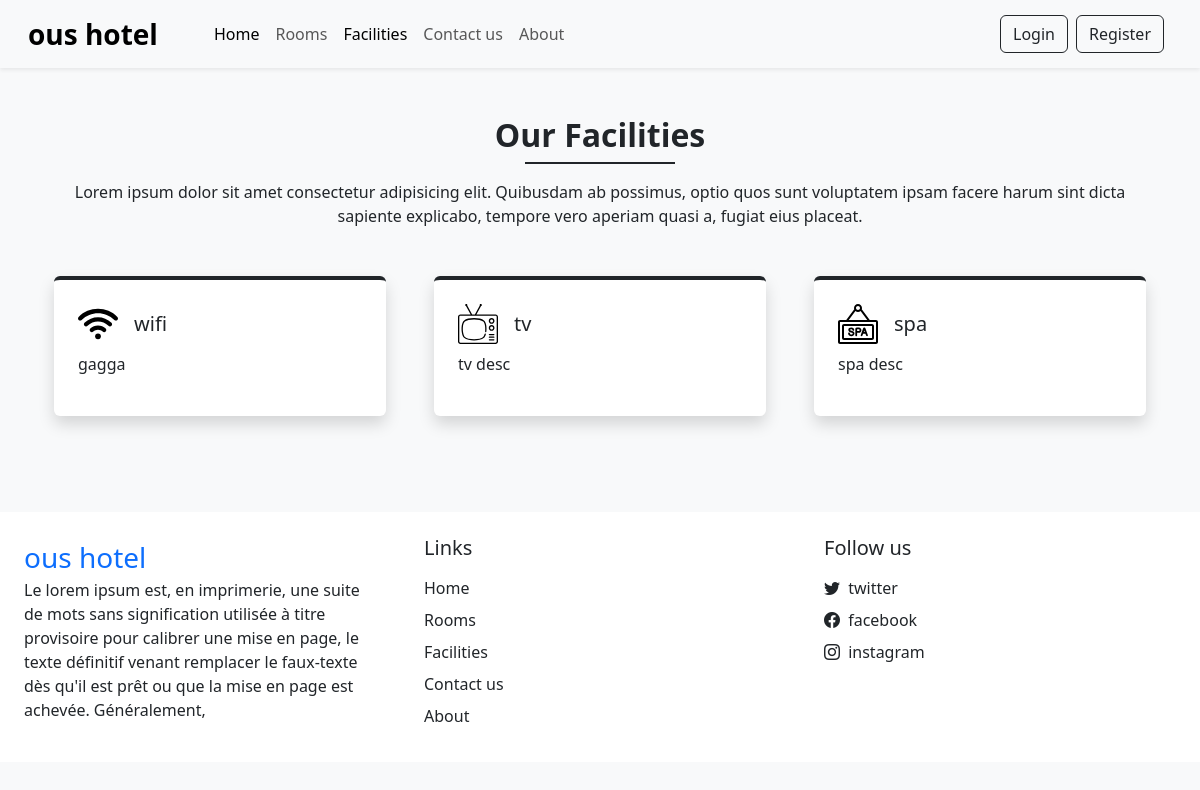
Screenshot of /facilities.php with the database file from the repository.
### tables this page shows
CREATE TABLE `settings` (
  `id` int(11) NOT NULL,
  `site_title` varchar(50) NOT NULL,
  `site_about` varchar(250) NOT NULL,
  `shutdown` tinyint(1) NOT NULL
);

CREATE TABLE `facilities` (
  `id` int(11) NOT NULL,
  `icon` varchar(300) NOT NULL,
  `name` varchar(50) NOT NULL,
  `description` varchar(150) NOT NULL
);

### admin/inc/db_config.php (called while the page is built, shortened)
<?php
function select($sql,$values,$datatypes){
    $con = $GLOBALS['con'];
    if($stmt = mysqli_prepare($con,$sql)){
         mysqli_stmt_bind_param($stmt,$datatypes,...$values);
         if(mysqli_stmt_execute($stmt)){
            $res = mysqli_stmt_get_result($stmt);
            return $res;
         }else{
            mysqli_stmt_close($stmt);
            die("query can not be executed");
         }
    }else{
        die("query can not be prepared");
    }
}
function selectAll($table){
    $con = $GLOBALS['con'];
    $res = mysqli_query($con,"SELECT * FROM $table");
    return $res;
}
?>

### facilities.php (the view, shortened to what this page needs)
<!DOCTYPE html>
<html lang="en">
<head>
    <link rel="stylesheet" href="https://cdn.jsdelivr.net/npm/swiper@11/swiper-bundle.min.css" />
    <?php require('inc/links.php'); ?>
</head>
<body class="bg-light">
    <?php require('inc/header.php'); ?>
    <div class="my-5 px-4 container">
        <h2 class="fw-bold text-center">Our Facilities</h2>
        <div class="line bg-dark"></div>
        <p class="text-center mt-3">
            Lorem ipsum dolor sit amet consectetur adipisicing elit. Quibusdam ab possimus, optio quos sunt voluptatem
            ipsam facere harum sint dicta sapiente explicabo, tempore vero aperiam quasi a, fugiat eius placeat.
        </p>
    </div>
    <div class="container">
        <div class="row">
            <?php
            $res = selectAll('facilities');
            $path = FACILITIES_IMG_PATH;
            while ($row = mysqli_fetch_assoc($res)) {
                echo <<<data
    <div class="col-lg-4 col-md-6 mb-5 px-4">
        <div class="bg-white rounded shadow p-4 border-top border-4 border-dark pop">
            <div class="d-flex align-items-center mb-2">
                <img src="{$path}{$row['icon']}" alt="" width="40px">
                <h5 class="m-0 ms-3">{$row['name']}</h5>
            </div>
            <p>
                {$row['description']}
            </p>
        </div>
    </div>
data;
            }
            ?>
        </div>
    </div>
    <?php require('inc/footer.php'); ?>
</body>
</html>

### inc/header.php (shortened to what this page needs)
<nav id="nav-bar" class="navbar navbar-expand-lg navbar-light bg-light px-lg-3 py-lg-2 shadow-sm sticky-top">
    <div class="container-fluid">
        <a class="navbar-brand me-5 fw-bold fs-3" href="index.php">
            <?= $data_settings['site_title']; ?>
        </a>
        <div class="collapse navbar-collapse" id="navbarSupportedContent">
            <ul class="navbar-nav me-auto mb-2 mb-lg-0">
                <li class="nav-item">
                    <a class="nav-link active" aria-current="page" href="index.php">Home</a>
                </li>
                <li class="nav-item">
                    <a class="nav-link" href="rooms.php">Rooms</a>
                </li>
                <li class="nav-item">
                    <a class="nav-link" href="facilities.php">Facilities</a>
                </li>
                <li class="nav-item">
                    <a class="nav-link" href="contact.php">Contact us</a>
                </li>
                <li class="nav-item">
                    <a class="nav-link" href="about.php">About</a>
                </li>
            </ul>
            <div class="d-flex">
                <?php
                if (isset($_SESSION['login']) && $_SESSION['login'] == true) {
                    $path = USERS_IMG_PATH;
                    echo <<<data
                        <div class="btn-group">
                            <button type="button" class="btn btn-outline-dark shadow-none dropdown-toggle" data-bs-toggle="dropdown" data-bs-display="static" aria-expanded="false">
                            <img src="$path$_SESSION[user_profile]" style="width:25px;height:25px;" class="me-1"/>
                            $_SESSION[user_name]
                            </button>
                            <ul class="dropdown-menu dropdown-menu-lg-end">
                                <li><a href="profile.php" class="dropdown-item">Profile</a></li>
                                <li><a href="logout.php" class="dropdown-item">Logout</a></li>
                            </ul>
                        </div>
                data;
                } else {
                    echo '
        <button type="button" class="btn btn-outline-dark me-lg-2 me-3" data-bs-toggle="modal" data-bs-target="#loginModal">
            Login
        </button>
        <button type="button" class="btn btn-outline-dark me-lg-2 me-3" data-bs-toggle="modal" data-bs-target="#registerModal">
            Register
        </button>';
                }
                ?>
            </div>
        </div>
    </div>
</nav>

### inc/footer.php (shortened to what this page needs)
<div class="container-fluid bg-white mt-5">
    <div class="row">
        <div class="col-lg-4 p-4">
            <a href="index.php" class="fs-3 mb-2 text-decoration-none">
                <?= $data_settings['site_title']; ?>
            </a>
            <p>
                <?= $data_settings['site_about']; ?>
            </p>
        </div>
        <div class="col-lg-4 p-4">
            <h5 class="mb-3">Links</h5>
            <a href="index.php" class="d-inline-block mb-2 text-dark text-decoration-none">Home</a> <br>
            <a href="rooms.php" class="d-inline-block mb-2 text-dark text-decoration-none">Rooms</a> <br>
            <a href="facilities.php" class="d-inline-block mb-2 text-dark text-decoration-none">Facilities</a> <br>
            <a href="contact.php" class="d-inline-block mb-2 text-dark text-decoration-none">Contact us</a> <br>
            <a href="about.php" class="d-inline-block mb-2 text-dark text-decoration-none">About</a> <br>
        </div>
        <div class="col-lg-4 p-4">
            <h5 class="mb-3">Follow us</h5>
            <?php
            if ($data_contact['tw'] != '') {
                echo <<<data
                <a href="{$data_contact['tw']}" class="d-inline-block mb-2 text-dark text-decoration-none">
                    <i class="bi bi-twitter me-1"></i> twitter
                </a>
                data;
            }
            ?>
            <br />
            <?php
            if ($data_contact['fb'] != '') {
                echo <<<data
            <a href="{$data_contact['fb']}" class="d-inline-block mb-2 text-dark text-decoration-none">
                <i class="bi bi-facebook me-1"></i> facebook
            </a>
            data;
            }
            ?>
            <br />
            <?php
            if ($data_contact['insta'] != '') {
                echo <<<data
            <a href="{$data_contact['insta']}" class="d-inline-block mb-2 text-dark text-decoration-none">
                <i class="bi bi-instagram me-1"></i> instagram
            </a>
            data;
            }
            ?>
            <br />
            <br />
        </div>
    </div>
</div>

### css/style.css (style rules this page uses)
:root { --teal:#2ec1ac; --teal_hover:#279e8c; }

### facilities.php (style rules this page uses)
.line { width: 150px !important; margin: 0 auto !important; height: 1.7px; }

### rows the page displays
settings: site_title "ous hotel", site_about "Le lorem ipsum est, en imprimerie, une suite de mots sans signification utilisée à titre provisoire pour calibrer une mise en page, le texte définitif venant remplacer le faux-texte dès qu'il est prêt ou que la mise en page est achevée. Généralement,"
facilities: icon (picture), name "wifi", description "gagga"
facilities: icon (picture), name "tv", description "tv desc"
facilities: icon (picture), name "spa", description "spa desc"
